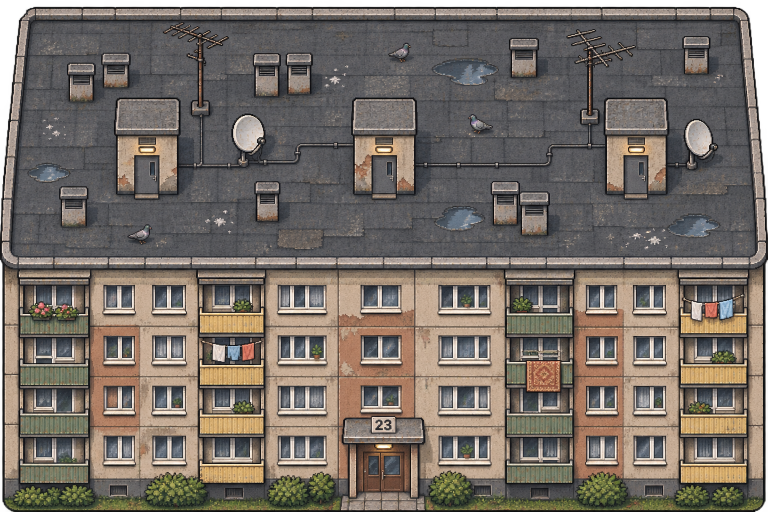
#> input picture art/world/sources/building-blok-23.png, 1536 x 1024 px (shown at 1/2 size)
$ python slice_sheet.py ../sources/building-blok-23.png ../sources/building-blok-47.png 5 100
#> lines starting #> are read from the running program, lines starting #| are printed output that depends on the picture; after the words box and inside, x2 and y2 are one past the last pixel; in counts of white or black regions, pixels touching at a corner belong together
"""Wycina obiekty z arkusza ChatGPT (przezroczyste tło z mgiełką) do osobnych PNG.
Użycie: slice_sheet.py arkusz.png katalog_wyjściowy [dilate=6] [min_area=4000]"""
import sys, json, numpy as np, scipy.ndimage as nd
from PIL import Image, ImageDraw
src, outdir = sys.argv[1], sys.argv[2]
dil = int(sys.argv[3]) if len(sys.argv) > 3 else 6
min_area = int(sys.argv[4]) if len(sys.argv) > 4 else 4000
a = np.array(Image.open(src).convert('RGBA'))
#> a is the input picture: shape (1024, 1536, 4); mean R, G, B, A 112.7, 104.3, 96.7, 244.6
al = a[..., 3].astype(int); al[al <= 40] = 0
#> after `al = a[..., 3].astype(int)`:
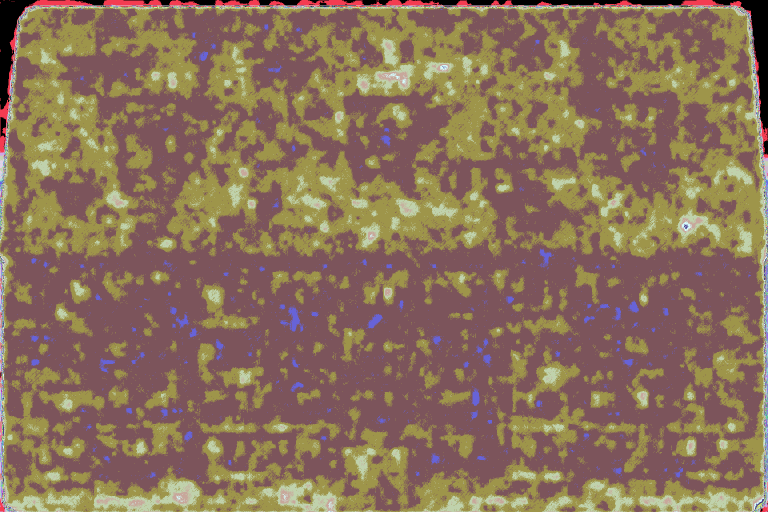
#> al: shape (1024, 1536) int64 (shown at 1/2 size); 254 distinct labels, from 0 to 253; one colour per label, 0 black
#> after `al[al <= 40] = 0`: al: shape (1024, 1536) int64; 214 distinct labels, from 0 to 253
a[..., 3] = al; a[al == 0] = 0
#> after `a[..., 3] = al`: a: shape (1024, 1536, 4); 1.26% of pixels changed, all inside (x1, y1, x2, y2) = (0, 0, 1536, 1024)
#> after `a[al == 0] = 0`: a: shape (1024, 1536, 4); mean R, G, B, A 109.8, 101.7, 94.2, 244.6
solid = al > 0
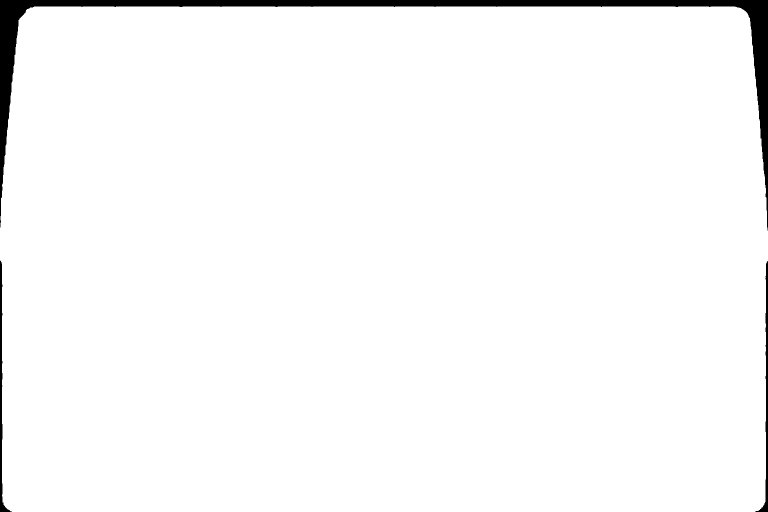
#> solid: shape (1024, 1536) bool (shown at 1/2 size); 97.4% white; 3 black regions, box (x1, y1, x2, y2) and area: (0, 0, 1536, 461) 36527, (1511, 522, 1536, 1024) 2287, (0, 521, 24, 1024) 2259
lab, n = nd.label(nd.binary_dilation(solid, iterations=dil))
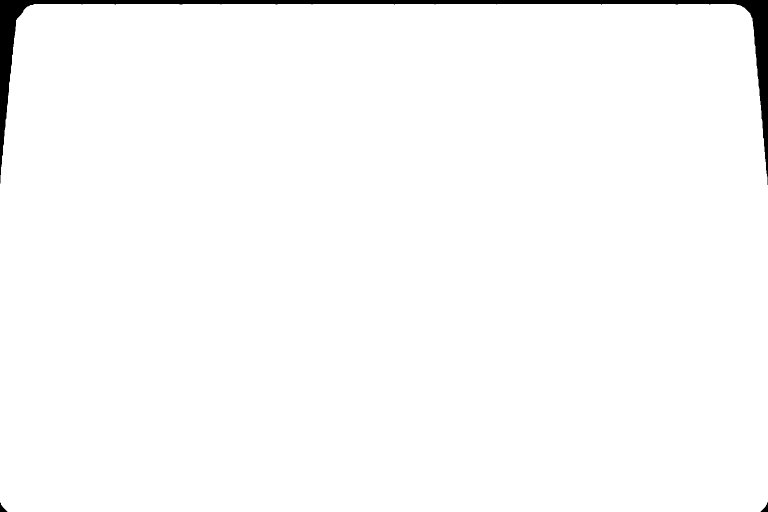
#> lab: shape (1024, 1536) int32 (shown at 1/2 size); values 0 (black) and 1 (white), 98.4% white; 3 black regions, box (x1, y1, x2, y2) and area: (0, 0, 1536, 370) 25343, (1521, 1004, 1536, 1024) 134, (0, 1005, 15, 1024) 131
#> n = 1
objs = []
for i, sl in enumerate(nd.find_objects(lab)):
    m = (lab[sl] == i + 1) & solid[sl]
    if m.sum() < min_area: continue
    objs.append((sl[0].start, sl[0].stop, sl[1].start, sl[1].stop, i + 1, int(m.sum())))
#> this loop made 1 pass
#> pass 1, `m = (lab[sl] == i + 1) & solid[sl]`:
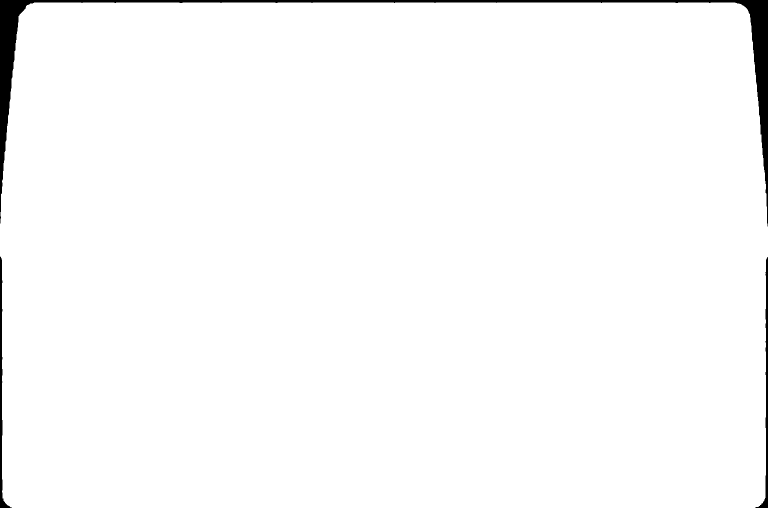
#> m: shape (1016, 1536) bool (shown at 1/2 size); 98.2% white; 3 black regions, box (x1, y1, x2, y2) and area: (0, 0, 1536, 453) 24239, (1511, 514, 1536, 1016) 2287, (0, 513, 24, 1016) 2259
#> after the loop, objs = [(8, 1024, 0, 1536, 1, 1531791)]
# order: rows (by center y, 150px bands) then x
objs.sort(key=lambda o: (round(((o[0] + o[1]) / 2) / 150), o[2]))
meta = []
preview = Image.new('RGBA', (a.shape[1], a.shape[0]), (52, 62, 58, 255))
preview.alpha_composite(Image.fromarray(a))
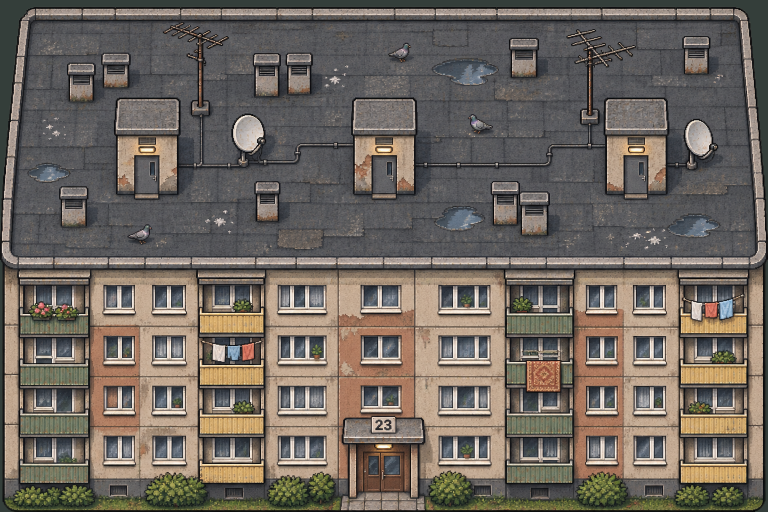
#> preview: PIL image 1536x1024 RGBA (shown at 1/2 size); mean R, G, B, A 110.4, 102.8, 95.2, 255
d = ImageDraw.Draw(preview)
for k, (y0, y1, x0, x1, li, area) in enumerate(objs):
    crop = a[y0:y1, x0:x1].copy()
    crop[lab[y0:y1, x0:x1] != li] = 0
    Image.fromarray(crop).save(f'{outdir}/{k:02d}.png')
    meta.append(dict(i=k, bbox=[int(x0), int(y0), int(x1), int(y1)], area=area))
    d.rectangle([x0, y0, x1, y1], outline=(255, 60, 60, 255), width=3)
    d.text((x0 + 4, y0 + 4), str(k), fill=(255, 255, 0, 255))
#> this loop made 1 pass
#> pass 1, `crop = a[y0:y1, x0:x1].copy()`:
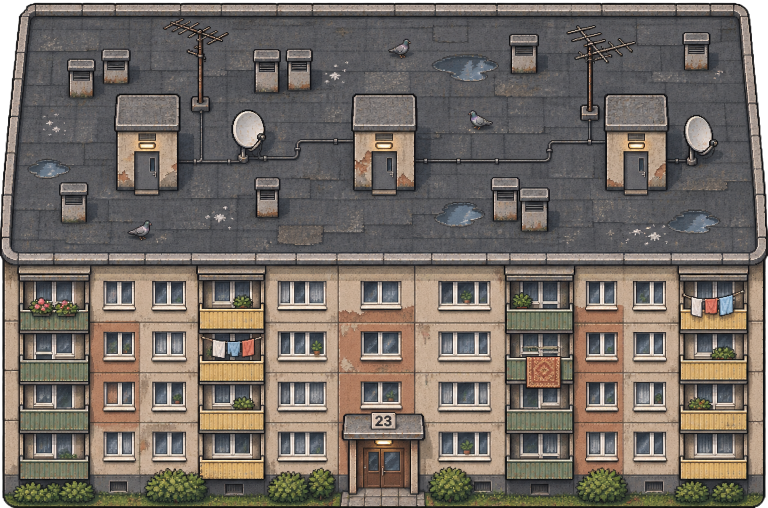
#> crop: shape (1016, 1536, 4) (shown at 1/2 size); mean R, G, B, A 110.7, 102.5, 94.9, 246.5; transparent parts drawn white
#> after the loop, meta = 1 item
preview.resize((a.shape[1] // 2, a.shape[0] // 2)).save(f'{outdir}/_index.png')
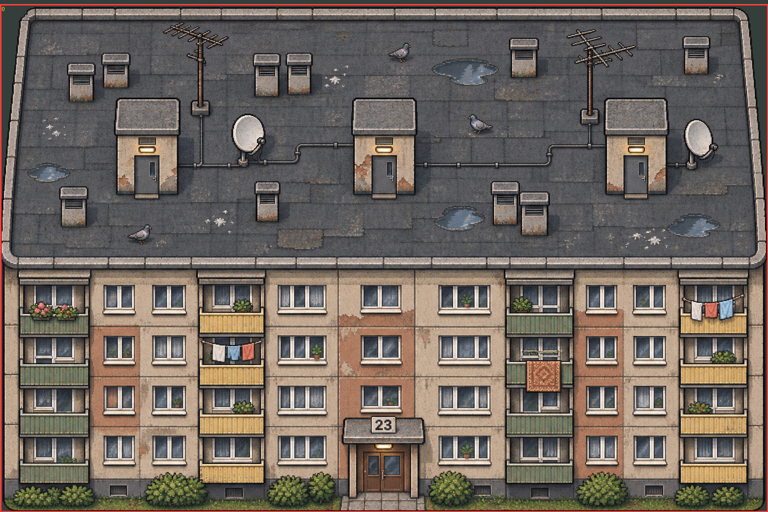
#> saved as _index.png: PIL image 768x512 RGBA; mean R, G, B, A 112.1, 102.9, 95.4, 255
json.dump(meta, open(f'{outdir}/_meta.json', 'w'), indent=1)
print(len(objs), 'objects')
#| 1 objects

$ run again, on art/world/sources/chips-shelf.png
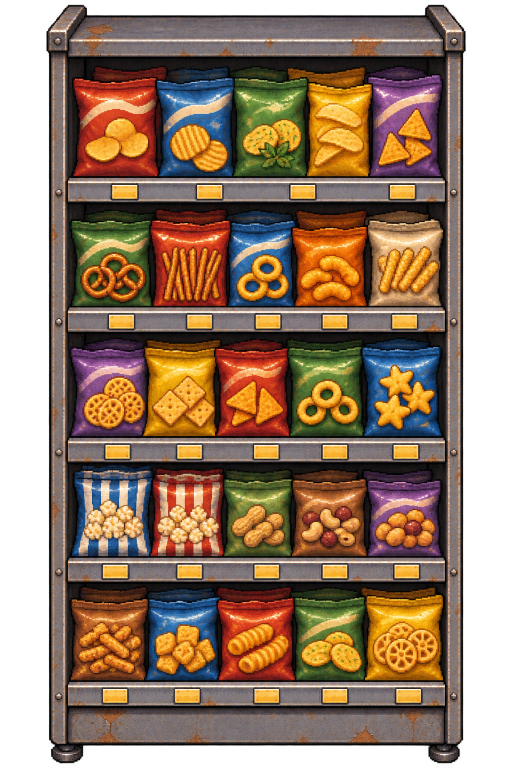
#> input picture art/world/sources/chips-shelf.png, 1024 x 1536 px (shown at 1/2 size)
#> a is the input picture: shape (1536, 1024, 4); mean R, G, B, A 110.8, 84.4, 62.6, 194.9
#> al: shape (1536, 1024) int64; 251 distinct labels, from 0 to 254
#> al: shape (1536, 1024) int64; 211 distinct labels, from 0 to 254
#> a: shape (1536, 1024, 4); 0.88% of pixels changed, all inside (x1, y1, x2, y2) = (86, 0, 935, 1536)
#> `solid = al > 0`:
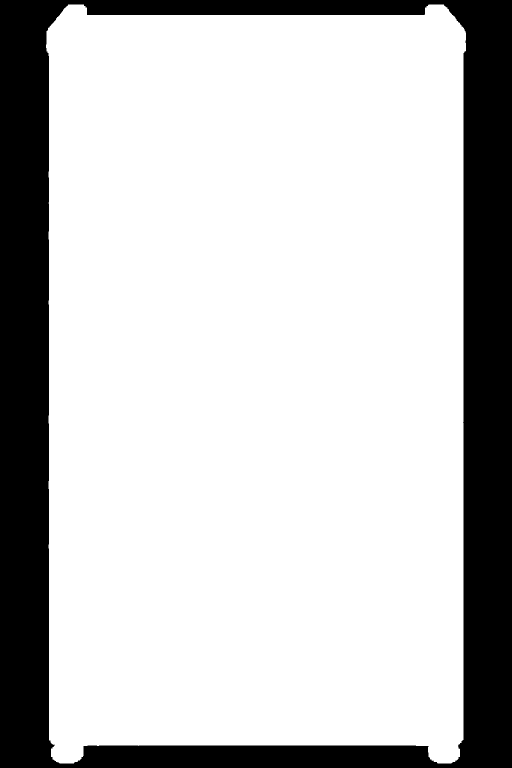
#> solid: shape (1536, 1024) bool (shown at 1/2 size); 77.4% white; 1 black region, box (x1, y1, x2, y2) and area: (0, 0, 1024, 1536) 355747
#> lab: shape (1536, 1024) int32; values 0 (black) and 1 (white), 78.9% white; 1 black region, box (x1, y1, x2, y2) and area: (0, 0, 1024, 1536) 332379
#> n = 1
#> the loop `for i, sl in enumerate(nd.find_objects(lab)):` made 1 pass
#> after the loop `for i, sl in enumerate(nd.find_objects(lab)):`: objs = [(4, 1532, 87, 937, 1, 1217117)]
#> the loop `for k, (y0, y1, x0, x1, li, area) in enumerate(objs):` made 1 pass
#> after the loop `for k, (y0, y1, x0, x1, li, area) in enumerate(objs):`: meta = 1 item
#> `preview.resize((a.shape[1] // 2, a.shape[0] // 2)).save(f'{outdir}/_in..`:
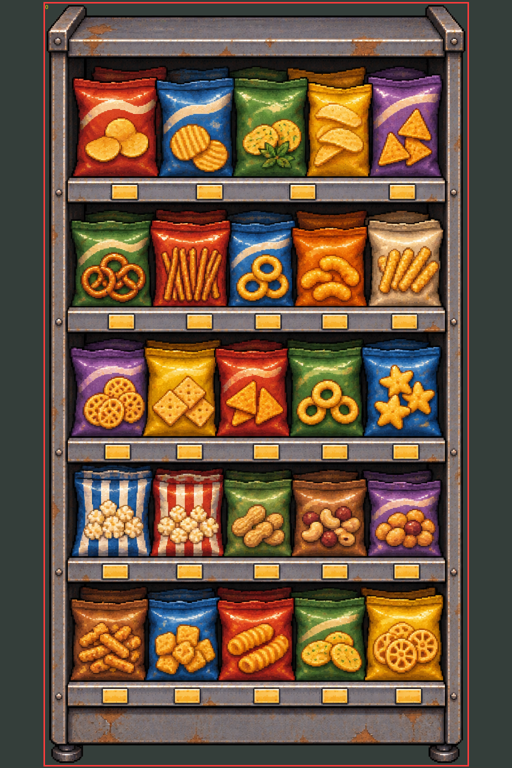
#> saved as _index.png: PIL image 512x768 RGBA; mean R, G, B, A 108.6, 85.3, 63.8, 255
#| 1 objects
